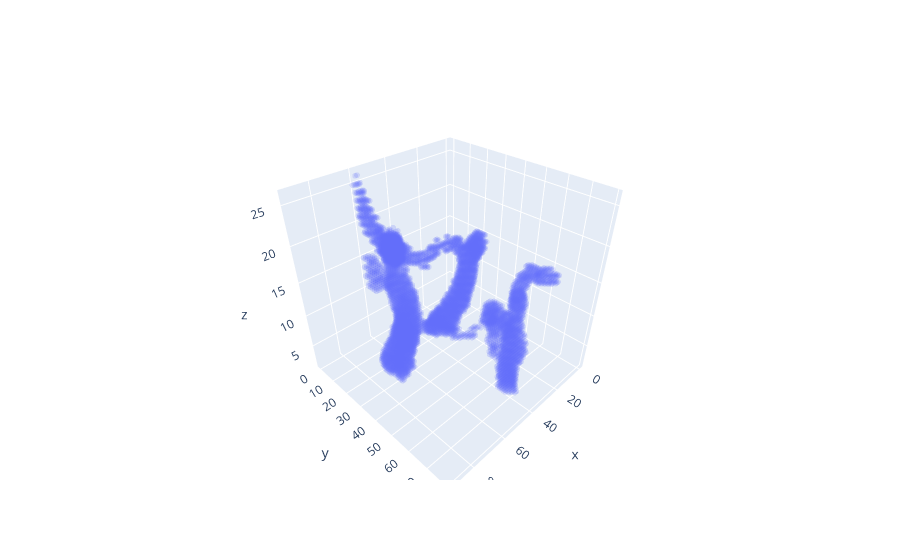

The code cell stored with this chart in its notebook:
### Code cell
x, y, z = np.where(foreground == 0)
fig = go.Figure(data=[go.Scatter3d(x=x, y=y, z=z, opacity=0.2, mode='markers', marker=dict(size=2))])
fig.update_layout(scene=dict(aspectratio=dict(x=1, y=1, z=1), aspectmode='manual'))
fig.show()

### Figure 1 — Plotly figure (JSON) as saved in the notebook; plotly's stock layout.template omitted (floating-point values rounded to 4 significant figures; data arrays with more than 128 entries replaced by an {"elided": "..."} marker saying what was removed)
{"data": [{"marker": {"size": 2}, "mode": "markers", "opacity": 0.2, "type": "scatter3d", "x": {"elided": "7491 int values"}, "y": {"elided": "7491 int values"}, "z": {"elided": "7491 int values"}}], "layout": {"scene": {"aspectmode": "manual", "aspectratio": {"x": 1, "y": 1, "z": 1}}}}
